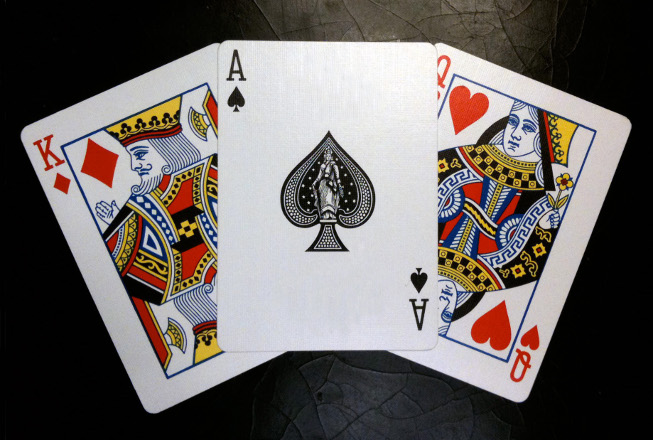
#> input picture src/cards_example.jpg, 653 x 440 px, given in place of the camera
$ python camera.py
#> lines starting #> are read from the running program, lines starting #| are printed output that depends on the picture
### src/card_detector.py
import cv2
import cv2.xfeatures2d
import numpy as np
import sys
import os.path

card_values = ["2", "3", "4", "5", "6", "7", "8", "9", "10", "queen", "jack", "king", "ace"]
card_suits = ["clubs", "diamonds", "spades", "hearts"]
card_images = dict()
card_features = dict()

MIN_MATCH_COUNT = 20
fontFace = cv2.FONT_HERSHEY_PLAIN;
fontScale = 2;
thickness = 3;
winnerText = "WINNER"
winnerTextSize = cv2.getTextSize(winnerText, fontFace, fontScale, thickness)[0]
loserText = "LOSER"
loserTextSize = cv2.getTextSize(winnerText, fontFace, fontScale, thickness)[0]

# Initiate SIFT detector
SIFT_DETECTOR = cv2.xfeatures2d.SIFT_create()

# [16 lines left out: function compare_cards, not called in this run]


def load_cards():
    #load the descriptors and images for each card
    for suit in card_suits:
        for value in card_values:
            card_id = value + "_" + suit
            #check if we have the card trained
            if(os.path.isfile("database/" + card_id + ".png")):
                print "Loading " + card_id
                #load the image
                card_images[card_id] = cv2.imread("database/" + card_id + ".png")
                #calculate the features
                gray = cv2.imread("database/" + card_id + ".png", 0)
                card_features[card_id] = SIFT_DETECTOR.detectAndCompute(gray, None)


def detect_card_in_image(acquired_image, acquired_image_kp, acquired_image_des, card_id):
    #check if card is trained
    if card_id in card_features:
        img1 = card_images[card_id]
        img2 = cv2.cvtColor(acquired_image, cv2.COLOR_BGR2GRAY)

        kp1, des1 = card_features[card_id]
        kp2 = acquired_image_kp
        des2 = acquired_image_des

        #perform matching
        FLANN_INDEX_KDTREE = 0
        index_params = dict(algorithm = FLANN_INDEX_KDTREE, trees = 10)
        search_params = dict(checks = 100)

        flann = cv2.FlannBasedMatcher(index_params, search_params)

        matches = flann.knnMatch(des1,des2,k=2)

        # store all the good matches as per Lowe's ratio test.
        good = []
        for m,n in matches:
            if m.distance < 0.7 * n.distance:
                good.append(m)


        #print("Still alive")
        #this comment avoids segmentation fault for some reason
        #homography calculation
        if len(good)>MIN_MATCH_COUNT:
            src_pts = np.float32([ kp1[m.queryIdx].pt for m in good ]).reshape(-1,1,2)
            dst_pts = np.float32([ kp2[m.trainIdx].pt for m in good ]).reshape(-1,1,2)

            M, mask = cv2.findHomography(src_pts, dst_pts, cv2.RANSAC,5.0)
            matchesMask = mask.ravel().tolist()

            h, w, a = img1.shape
            pts = np.float32([ [0,0],[0,h-1],[w-1,h-1],[w-1,0] ]).reshape(-1,1,2)
            dst = cv2.perspectiveTransform(pts,M)

            return len(good), dst #return number of matches for confirmation and contour of the card
        else:
            return -1, None #card not found
    else:
        return -2, None #card not in database


def detect_cards(image):
    #grayscale the image
    gray = cv2.cvtColor(image, cv2.COLOR_BGR2GRAY)
    #detect features
    kp, des = SIFT_DETECTOR.detectAndCompute(gray,None)
    contours = []
    detected_card_ids = []
    for card_id in card_features.keys():
        print "Looking for " + card_id
        ret, contour = detect_card_in_image(image, kp, des, card_id)

        if ret > 0:
            #card found
            contours.append(contour)
            detected_card_ids.append(card_id)
            print "card found " + card_id

    if len(detected_card_ids) > 0:
        #check the winning card
        winning_card_id = compare_cards(detected_card_ids)
        print winning_card_id + " wins"

        for i, c in enumerate(contours):

            #determine the card contour's center http://docs.opencv.org/master/dd/d49/tutorial_py_contour_features.html#gsc.tab=0
            M = cv2.moments(c)

            cx = int(M['m10']/M['m00'])
            cy = int(M['m01']/M['m00'])

            if winning_card_id == detected_card_ids[i]:
                cx = cx - (winnerTextSize[0] / 2)
                cy = cy - (winnerTextSize[1] / 2)
                cv2.putText(image, "WINNER", (cx , cy), fontFace, fontScale, (0, 255, 0), thickness, 8);
                cv2.polylines(image,[np.int32(c)],True,(0,255,0),3, cv2.LINE_AA)
            else:
                cx = cx - (loserTextSize[0] / 2)
                cy = cy - (loserTextSize[1] / 2)
                cv2.putText(image, "LOSER", (cx, cy), fontFace, fontScale, (0, 0, 255), thickness, 8);
                cv2.polylines(image,[np.int32(c)],True,(0,0,255),3, cv2.LINE_AA)

    cv2.imshow("final", image)
    cv2.waitKey(0)

### src/camera.py
import numpy as np
import cv2
import time
import card_detector as cd

def check_image_difference(img1, img2):

    diff = cv2.absdiff(last_frame, frame)
    cv2.imshow("diff", diff)
    return


cap = cv2.VideoCapture(0)
cd.load_cards()

# [5 lines of commented-out code are left out]

while(True):
    # Capture frame-by-frame
    ret, frame = cap.read()
#> frame is the input picture: shape (440, 653, 3); mean B, G, R 99, 101.1, 106.7

    # Our operations on the frame come here
    gray = cv2.cvtColor(frame, cv2.COLOR_BGR2GRAY)
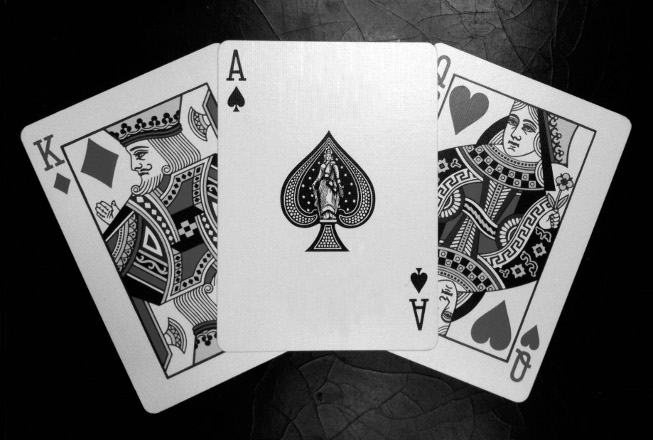
#> gray: shape (440, 653); min 0, max 255, mean 102.5

    # Display the resulting frame
    cv2.imshow('frame',frame)

# [12 lines of commented-out code are left out]

    if cv2.waitKey(1) & 0xFF == ord('q'):
#> (key q is pressed here)
        print("detecting...")
        image = frame
        cd.detect_cards(image)
#> in detect_cards, `kp, des = SIFT_DETECTOR.detectAndCompute(gray,None)`: kp = 1397 keypoints; strongest (x, y, size): (419, 280, 10.7), (236, 99, 10.7), (326, 175, 2), (339, 181, 2)
#> the loop in detect_cards, `for card_id in card_features.keys():` made 3 passes
#> matches in detect_card_in_image on passes 1 to 3: 86 matches, 88 matches, 243 matches
#> pass 1, in detect_card_in_image, `img1 = card_images[card_id]`:
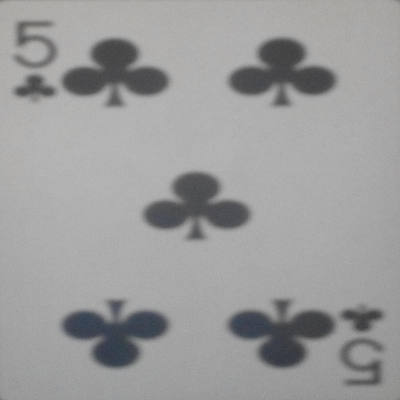
#> img1: shape (400, 400, 3); mean B, G, R 156, 155.9, 155.8
#> pass 2, in detect_card_in_image (call 2), `img1 = card_images[card_id]`:
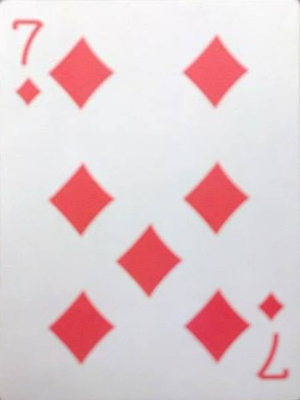
#> img1: shape (400, 300, 3); mean B, G, R 208.7, 204.9, 226.3
#> pass 3, in detect_card_in_image (call 3), `img1 = card_images[card_id]`:
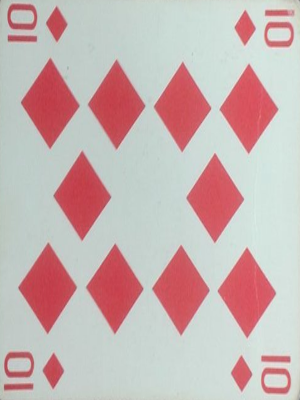
#> img1: shape (400, 300, 3); mean B, G, R 178.7, 179.6, 201
#> after the loop in detect_cards, `for card_id in card_features.keys():`: contours = []

# When everything done, release the capture
cap.release()
cv2.destroyAllWindows()
